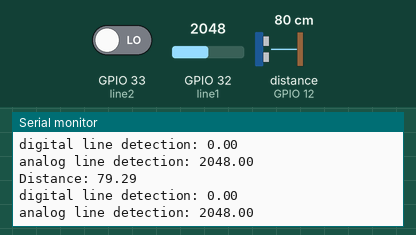
This sketch was run on a simulated ESP32. Parts: the last lines printed to the serial monitor. Wiring (inferred from the names in the program): ultrasonic range finder: trigger GPIO 27; echo GPIO 12. The inputs (shaded band) are chosen by the test bench; at power-on: distance to the obstacle (sensor on GPIO 12) 80 cm, GPIO 32 (line1) = 2048, GPIO 33 (line2) LOW. The echo pulse lasts 58.3 µs per cm.

Above: at 1.2 s.
1.3 s: distance to the obstacle (sensor on GPIO 12) set to 2 cm
At 1.59 s:
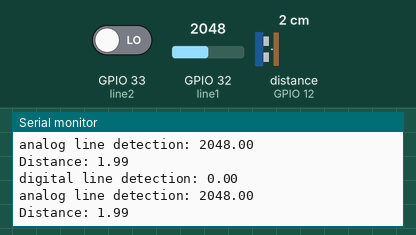
2.8 s: distance to the obstacle (sensor on GPIO 12) set to 18 cm
At 2.82 s:
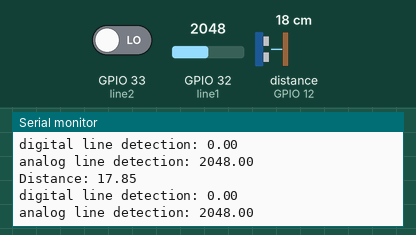
5.8 s: GPIO 32 (line1) set to 2866
At 5.8 s:
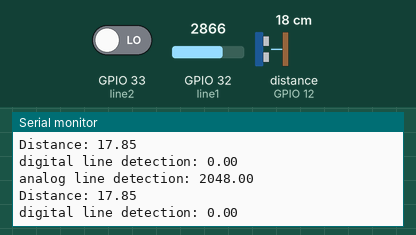
7.3 s: GPIO 33 (line2) driven HIGH
8.8 s: distance to the obstacle (sensor on GPIO 12) set to 35 cm
At 8.89 s:
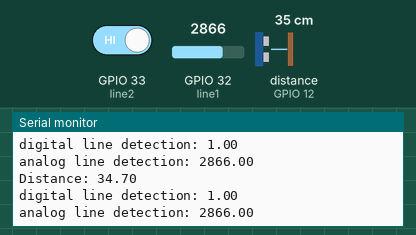
11.8 s: GPIO 32 (line1) set to 3603
At 11.8 s:
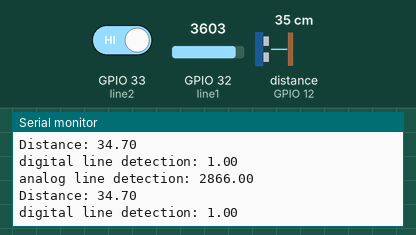
Timing chart, 0 to 14.3 s (numbered marks = the images above; inputs shaded):
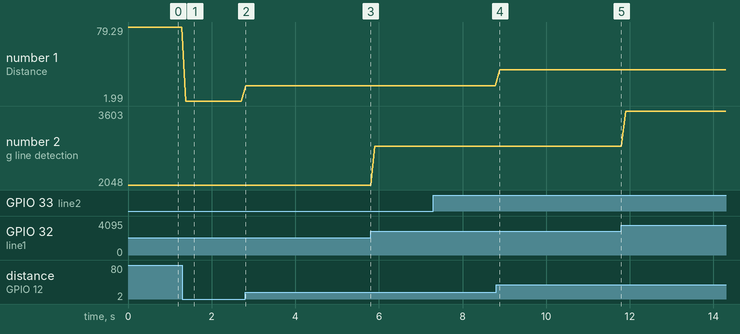

Measured:
- after the input at 1.3 s, the serial monitor: prints a new line after 0.09 s (image 1)
- after the input at 2.8 s, the serial monitor: prints a new line at once (image 2)
- after the input at 8.8 s, the serial monitor: prints a new line after 0.09 s (image 4)
- plotted number 1: 79.29 → 1.99 after the input at 1.3 s, 1.99 → 17.85 after the input at 2.8 s, 17.85 → 34.7 after the input at 8.8 s
- plotted number 2: 2048 → 2866 after the input at 5.8 s, 2866 → 3603 after the input at 11.8 s

The sketch:

Test_Ultrasonic_and_Line.ino
```cpp
#define trig_ultra 27
#define echo_ultra 12
#define line1 32
#define line2 33

float ultra, dline, duration, aline;

void setup() {
  // put your setup code here, to run once:
    Serial.begin(115200);
    pinMode(trig_ultra, OUTPUT);
    pinMode(echo_ultra, INPUT);
}

void loop() {
  // put your main code here, to run repeatedly:
  aline = analogRead(line1);
  dline = digitalRead(line2);
  // Clears the trigPin
  digitalWrite(trig_ultra, LOW);
  delayMicroseconds(2);
  // Sets the trigPin on HIGH state for 10 micro seconds
  digitalWrite(trig_ultra, HIGH);
  delayMicroseconds(10);
  digitalWrite(trig_ultra, LOW);
  // Reads the echoPin, returns the sound wave travel time in microseconds
  duration = pulseIn(echo_ultra, HIGH, 20000);
  // Calculating the distance
  ultra = duration * 0.034 / 2;
  // Prints the distance on the Serial Monitor
  Serial.print("Distance: ");
  Serial.println(ultra);
  Serial.print("digital line detection: ");
  Serial.println(dline);
  Serial.print("analog line detection: ");
  Serial.println(aline);
  delay(100);
}
```
